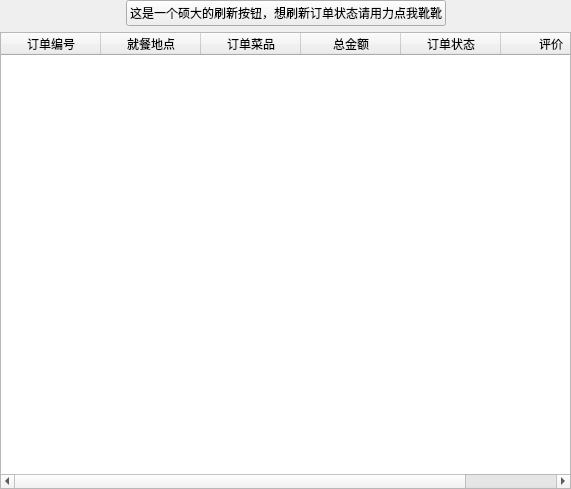
<?xml version="1.0" encoding="UTF-8"?>
<ui version="4.0">
 <class>Form</class>
 <widget class="QWidget" name="Form">
  <property name="geometry">
   <rect>
    <x>0</x>
    <y>0</y>
    <width>571</width>
    <height>489</height>
   </rect>
  </property>
  <property name="windowTitle">
   <string>Form</string>
  </property>
  <layout class="QGridLayout" name="gridLayout">
   <property name="leftMargin">
    <number>0</number>
   </property>
   <property name="topMargin">
    <number>0</number>
   </property>
   <property name="rightMargin">
    <number>0</number>
   </property>
   <property name="bottomMargin">
    <number>0</number>
   </property>
   <item row="0" column="0">
    <layout class="QVBoxLayout" name="verticalLayout">
     <item>
      <layout class="QHBoxLayout" name="horizontalLayout"/>
     </item>
     <item>
      <layout class="QHBoxLayout" name="horizontalLayout_6">
       <item>
        <spacer name="horizontalSpacer">
         <property name="orientation">
          <enum>Qt::Horizontal</enum>
         </property>
         <property name="sizeHint" stdset="0">
          <size>
           <width>40</width>
           <height>20</height>
          </size>
         </property>
        </spacer>
       </item>
       <item>
        <widget class="QPushButton" name="btn_refresh">
         <property name="styleSheet">
          <string notr="true">font: 12pt &quot;宋体&quot;;</string>
         </property>
         <property name="text">
          <string>这是一个硕大的刷新按钮，想刷新订单状态请用力点我靴靴</string>
         </property>
        </widget>
       </item>
       <item>
        <spacer name="horizontalSpacer_2">
         <property name="orientation">
          <enum>Qt::Horizontal</enum>
         </property>
         <property name="sizeHint" stdset="0">
          <size>
           <width>40</width>
           <height>20</height>
          </size>
         </property>
        </spacer>
       </item>
      </layout>
     </item>
     <item>
      <widget class="QTableWidget" name="tableWidget_order">
       <property name="styleSheet">
        <string notr="true">font: 12pt &quot;宋体&quot;;</string>
       </property>
       <property name="horizontalScrollBarPolicy">
        <enum>Qt::ScrollBarAsNeeded</enum>
       </property>
       <property name="sizeAdjustPolicy">
        <enum>QAbstractScrollArea::AdjustToContents</enum>
       </property>
       <property name="autoScroll">
        <bool>false</bool>
       </property>
       <property name="editTriggers">
        <set>QAbstractItemView::NoEditTriggers</set>
       </property>
       <property name="selectionBehavior">
        <enum>QAbstractItemView::SelectRows</enum>
       </property>
       <property name="sortingEnabled">
        <bool>true</bool>
       </property>
       <attribute name="horizontalHeaderMinimumSectionSize">
        <number>20</number>
       </attribute>
       <attribute name="verticalHeaderCascadingSectionResizes">
        <bool>true</bool>
       </attribute>
       <attribute name="verticalHeaderMinimumSectionSize">
        <number>23</number>
       </attribute>
       <attribute name="verticalHeaderDefaultSectionSize">
        <number>30</number>
       </attribute>
       <column>
        <property name="text">
         <string>订单编号</string>
        </property>
       </column>
       <column>
        <property name="text">
         <string>就餐地点</string>
        </property>
       </column>
       <column>
        <property name="text">
         <string>订单菜品</string>
        </property>
       </column>
       <column>
        <property name="text">
         <string>总金额</string>
        </property>
       </column>
       <column>
        <property name="text">
         <string>订单状态</string>
        </property>
       </column>
       <column>
        <property name="text">
         <string>评价</string>
        </property>
       </column>
      </widget>
     </item>
     <item>
      <layout class="QHBoxLayout" name="horizontalLayout_3"/>
     </item>
    </layout>
   </item>
  </layout>
 </widget>
 <resources/>
 <connections/>
</ui>
